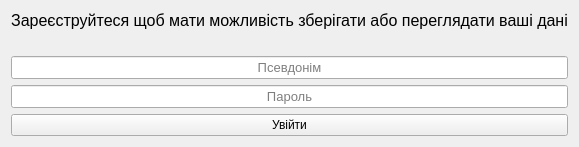
                  <widget class="QWidget" name="main_body_account_stackedWidgetPage2">
                   <layout class="QVBoxLayout" name="verticalLayout_12">
                    <item>
                     <widget class="QLabel" name="label_21">
                      <property name="sizePolicy">
                       <sizepolicy hsizetype="Expanding" vsizetype="Expanding">
                        <horstretch>0</horstretch>
                        <verstretch>0</verstretch>
                       </sizepolicy>
                      </property>
                      <property name="font">
                       <font>
                        <pointsize>12</pointsize>
                       </font>
                      </property>
                      <property name="text">
                       <string>Зареєструйтеся щоб мати можливість зберігати або переглядати ваші дані</string>
                      </property>
                      <property name="alignment">
                       <set>Qt::AlignCenter</set>
                      </property>
                     </widget>
                    </item>
                    <item alignment="Qt::AlignBottom">
                     <widget class="QLabel" name="advice_pass_ac_label">
                      <property name="text">
                       <string/>
                      </property>
                     </widget>
                    </item>
                    <item>
                     <widget class="QLineEdit" name="name_lineEdit">
                      <property name="font">
                       <font>
                        <pointsize>10</pointsize>
                       </font>
                      </property>
                      <property name="text">
                       <string/>
                      </property>
                      <property name="alignment">
                       <set>Qt::AlignCenter</set>
                      </property>
                      <property name="placeholderText">
                       <string>Псевдонім</string>
                      </property>
                     </widget>
                    </item>
                    <item>
                     <widget class="QLineEdit" name="password_lineEdit">
                      <property name="font">
                       <font>
                        <pointsize>10</pointsize>
                       </font>
                      </property>
                      <property name="text">
                       <string/>
                      </property>
                      <property name="echoMode">
                       <enum>QLineEdit::Password</enum>
                      </property>
                      <property name="alignment">
                       <set>Qt::AlignCenter</set>
                      </property>
                      <property name="placeholderText">
                       <string>Пароль</string>
                      </property>
                     </widget>
                    </item>
                    <item>
                     <widget class="QPushButton" name="login_pushButton">
                      <property name="cursor">
                       <cursorShape>PointingHandCursor</cursorShape>
                      </property>
                      <property name="text">
                       <string>Увійти</string>
                      </property>
                      <property name="icon">
                       <iconset resource="icons.qrc">
                        <normaloff>:/icons/icons/login_24dp_000000.png</normaloff>:/icons/icons/login_24dp_000000.png</iconset>
                      </property>
                      <property name="iconSize">
                       <size>
                        <width>32</width>
                        <height>32</height>
                       </size>
                      </property>
                     </widget>
                    </item>
                   </layout>
                  </widget>
